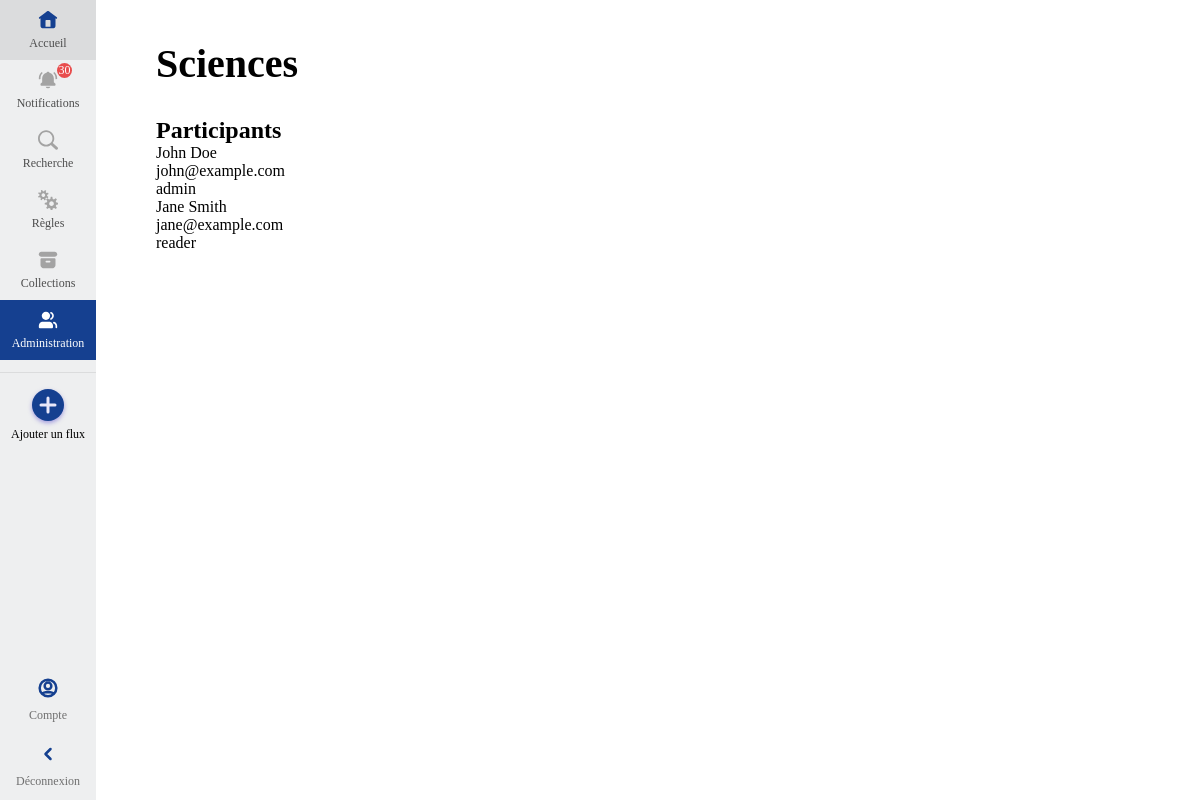
The app's page /espace?id=11 (signed in) with its own data.
### tables this page shows
CREATE TABLE `espace` (
  `id_espace` int NOT NULL AUTO_INCREMENT,
  `nom` varchar(50) DEFAULT NULL,
  `article_wp` tinyint(1) NOT NULL DEFAULT '0',
  PRIMARY KEY (`id_espace`)
);

CREATE TABLE `contient_des` (
  `id_utilisateur` int NOT NULL,
  `id_espace` int NOT NULL,
  `role` varchar(225) NOT NULL,
  PRIMARY KEY (`id_utilisateur`,`id_espace`),
  KEY `contient_des_ibfk_2` (`id_espace`),
  CONSTRAINT `contient_des_ibfk_1` FOREIGN KEY (`id_utilisateur`) REFERENCES `utilisateur` (`id_utilisateur`) ON DELETE CASCADE,
  CONSTRAINT `contient_des_ibfk_2` FOREIGN KEY (`id_espace`) REFERENCES `espace` (`id_espace`) ON DELETE CASCADE
);

CREATE TABLE `utilisateur` (
  `id_utilisateur` int NOT NULL AUTO_INCREMENT,
  `nom` varchar(128) NOT NULL,
  `prenom` varchar(128) NOT NULL,
  `email` varchar(255) NOT NULL,
  `hash_password` varchar(255) NOT NULL,
  `date_inscription` int NOT NULL,
  `est_admin` tinyint(1) NOT NULL DEFAULT '0',
  PRIMARY KEY (`id_utilisateur`),
  UNIQUE KEY `mail` (`email`)
);

### public/espace.php (called while the page is built, shortened)
<?php
require_once __DIR__ . "/../src/model/EspaceModel.php";
try {
    $espace = EspaceModel::getDetails($id_espace);
    $participants = EspaceModel::getParticipants($id_espace);
} catch (EspaceNotFoundException $e) {
    http_response_code(404);
    header("Location: /");
}
require_once __DIR__ . "/../views/components/side-bar.php";
require_once __DIR__ . "/../views/espace.php";

### src/model/UtilisateurModel.php (called while the page is built, shortened)
<?php
class UtilisateurModel
{
    static function getNumbersOfNotifsAndInvits(int $id_utilisateur): int
    {
        $mysqli = Database::connexion();
        $stmt = $mysqli->prepare("SELECT COUNT(id_notification) as nb_notif FROM notification WHERE id_utilisateur = ?");
        $stmt->bind_param("i", $id_utilisateur);
        $stmt->execute();
        $res = $stmt->get_result()->fetch_all(MYSQLI_ASSOC);
        $stmt = $mysqli->prepare("SELECT COUNT(id_invitation) as nb_invit FROM invitation WHERE id_utilisateur = ?");
        $stmt->bind_param("i", $id_utilisateur);
        $stmt->execute();
        $res2 = $stmt->get_result()->fetch_all(MYSQLI_ASSOC);
        return $res[0]["nb_notif"] + $res2[0]["nb_invit"];
    }
}

### src/model/EspaceModel.php (called while the page is built, shortened)
<?php
class EspaceModel
{
    static function getDetails(int $id_espace): array | EspaceNotFoundException
    {
        $mysqli = Database::connexion();
        $stmt = $mysqli->prepare("SELECT e.*, COUNT(c.id_utilisateur) AS nb_utilisateurs FROM espace e INNER JOIN contient_des c ON e.id_espace = c.id_espace WHERE e.id_espace = ? GROUP BY e.id_espace");
        $stmt->bind_param("i", $id_espace);
        $stmt->execute();
        $res = $stmt->get_result()->fetch_all(MYSQLI_ASSOC);
        return $res[0];
    }
    static function getParticipants(int $id_espace): array
    {
        $mysqli = Database::connexion();
        $stmt = $mysqli->prepare("SELECT u.id_utilisateur, u.nom, u.prenom, u.email, c.role FROM utilisateur u
    INNER JOIN contient_des c ON u.id_utilisateur = c.id_utilisateur
    WHERE c.id_espace = ? ORDER BY c.role ASC");
        $stmt->bind_param("i", $id_espace);
        $stmt->execute();
        $res = $stmt->get_result()->fetch_all(MYSQLI_ASSOC);
        return $res;
    }
}

### views/espace.php (the view, shortened to what this page needs)
<!DOCTYPE html>
<html lang="fr">
<head>
    <link rel="stylesheet" href="css/colors.css">
    <link rel="stylesheet" href="css/font.css">
    <link rel="stylesheet" href="css/side-bar.css">
    <link rel="stylesheet" href="css/style.css">
    <link rel="stylesheet" href="css/espace.css">
</head>
<body>
    <?php
    createSideBar(6);
    ?>
    <div id="container-espace">
        <h1><?= $espace["nom"] ?></h1>
        <div class="participants">
            <h2>Participants</h2>
            <?php foreach ($participants as $participant): ?>
                <div class="participant">
                    <p><?= $participant["prenom"] ?> <?= $participant["nom"] ?></p>
                    <p><?= $participant["email"] ?></p>
                    <p><?= $participant["role"] ?></p>
                </div>
            <?php endforeach; ?>
        </div>
    </div>
</body>
</html>

### views/components/side-bar.php (shortened to what this page needs)
<?php
function createSideBar(int $onglet_actif): void
{
    $id_utilisateur = $_SESSION["id_utilisateur"];
    require_once __DIR__ . "../../../src/model/UtilisateurModel.php";
    $nb_notifs = UtilisateurModel::getNumbersOfNotifsAndInvits($id_utilisateur);
?>
    <div class="side-bar" style="width: 96px;">
        <a href="/" class="onglet <?= $onglet_actif == 1 ? "actif" : "" ?>">
            <p>Accueil</p>
        </a>
        <a href="notifications" style="position: relative;" class="onglet <?= $onglet_actif == 2 ? "actif" : "" ?>">
            <?php if ($nb_notifs > 0) { ?>
                <span id="nb_notif" style="position: absolute; top: 5%; right: 25%; border-radius:50%; background-color: #e84d4d; height: 15px; width: 15px; color: white; display: flex; align-items: center; justify-content: center;"><?= $nb_notifs ?></span>
            <?php } ?>
            <p> Notifications</p>
        </a>
        <a href="recherche" class="onglet <?= $onglet_actif == 3 ? "actif" : "" ?>">
            <p>Recherche</p>
        </a>
        <a href="regles" class="onglet <?= $onglet_actif == 5 ? "actif" : "" ?>">
            <p>Règles</p>
        </a>
        <a href="collections" class="onglet <?= $onglet_actif == 4 ? "actif" : "" ?>">
            <p>Collections</p>
        </a>
        <?php if (isset($_SESSION["is_admin"])) { ?>
            <a href="espaces" class="onglet <?= $onglet_actif == 6 ? "actif" : "" ?>">
                <p>Administration</p>
            </a>
        <?php } ?>
        <div class="ajout-flux">
            <a class="ajout-flux-rss">
                <span class="plus">
                    <svg xmlns:xlink="http://www.w3.org/1999/xlink" class="icon white large" width="24" height="24" viewBox="0 0 24 24" fill="none" xmlns="http://www.w3.org/2000/svg">
                        <path d="M12 5V19M5 12H19" stroke="#E9E8F9" stroke-width="2px" stroke-linecap="round" stroke-linejoin="round" fill="#A3A3A3"></path>
                    </svg>
                </span>
                <p>Ajouter un flux</p>
            </a>
        </div>
        <div class="onglet-bottom">
            <a href="compte">
                <span>
                </span>
                <p>Compte</p>
            </a>
        </div>
        <div class="onglet-bottom">
            <a href="logout">
                <span>
                    <svg xmlns:xlink="http://www.w3.org/1999/xlink" class="icon" width="20" height="20" viewBox="0 0 24 24" fill="none" xmlns="http://www.w3.org/2000/svg">
                        <path d="M15 18L9 12L15 6" stroke="currentColor" stroke-width="2px" stroke-linecap="round" stroke-linejoin="round" fill="none"></path>
                    </svg>
                </span>
                <p>Déconnexion</p>
            </a>
        </div>
    </div>
<?php
}
?>

### public/css/colors.css (style rules this page uses)
:root { --border-color : #00000014; --highlight-color: #154090; --highlight-border-color: #10367c; --highlight-text-color: #032562; --background-color: #eeeff0; --btn-background-color: #f0f0f0; --btn-border-color: #d0d7de; --btn-hover-background-color: #fafafa; --text-secondary-color: #62696f; }

### public/css/side-bar.css (style rules this page uses)
div.side-bar { user-select: none; height: 100%; background: var(--background-color); display: flex; flex-direction: column; align-items: center; justify-content: flex-start; flex-shrink: 0; }
a { text-decoration: none; }
div.side-bar>a, div.ajout-flux { height: 60px; font-size: 12px; text-decoration: none; width: 100%; display: flex; flex-direction: column; justify-content: center; align-items: center; color: rgb(77, 77, 77); }
div.side-bar>a.actif { background-color: var(--highlight-color); color: white; }
div.side-bar>a>p { margin-top: 6px; }
div.ajout-flux { cursor: pointer; height: 66px; padding: 12px 0; margin: 12px 0; border-top: 1px solid var(--border-color); }
div.ajout-flux>a { display: flex; align-items: center; justify-content: center; flex-direction: column; margin-bottom: 6px; }
div.ajout-flux>a>span { box-shadow: rgba(91, 78, 207, 0.5) 0px 2px 4px 0px; display: flex; justify-content: center; place-items: center; height: 32px; width: 32px; background-color: var(--highlight-color); border-radius: 50%; }
div.ajout-flux>a>p { margin-top: 6px; padding: 0 4px; }
div.onglet-bottom { width: 100%; font-size: 12px; height: 60px; margin-bottom: 6px; }
div.onglet-bottom>a, div.onglet-bottom>div { color: #707070; display: flex; justify-content: center; align-items: center; flex-direction: column; }
div.onglet-bottom>a>span, div.onglet-bottom>div>span { display: flex; justify-content: center; align-items: center; margin-top: 4px; height: 32px; width: 32px; }
div.onglet-bottom>a>span>svg, div.onglet-bottom>div>span>svg { color: var(--highlight-color); }
div.onglet-bottom>a>p { padding: 0 4px; margin-top: 4px; }

### public/css/style.css (style rules this page uses)
* { margin: 0; padding: 0; font-family: 'Fira Sans'; }
body { box-sizing: border-box; height: 100vh; margin: 0; display: grid; grid-template-columns: 96px 325px auto; font-family: 'Fira Sans'; overflow-y: hidden; }

### public/css/espace.css (style rules this page uses)
body { grid-template-columns: 96px auto; }
h1 { font-size: 2.5em; margin-bottom: 20px; }
div#container-espace { display: flex; margin-left: 5vw; flex-direction: column; gap: 10px; margin-top: 5vh; }
a { text-decoration: none; color: black; }

### records on screen
espace: nom "Sciences"
contient_des: id_utilisateur.prenom "John", id_utilisateur.nom "Doe", id_utilisateur.email "john@example.com", role "admin"
contient_des: id_utilisateur.prenom "Jane", id_utilisateur.nom "Smith", id_utilisateur.email "jane@example.com", role "reader"

### other values on screen
$nb_notifs "30"
